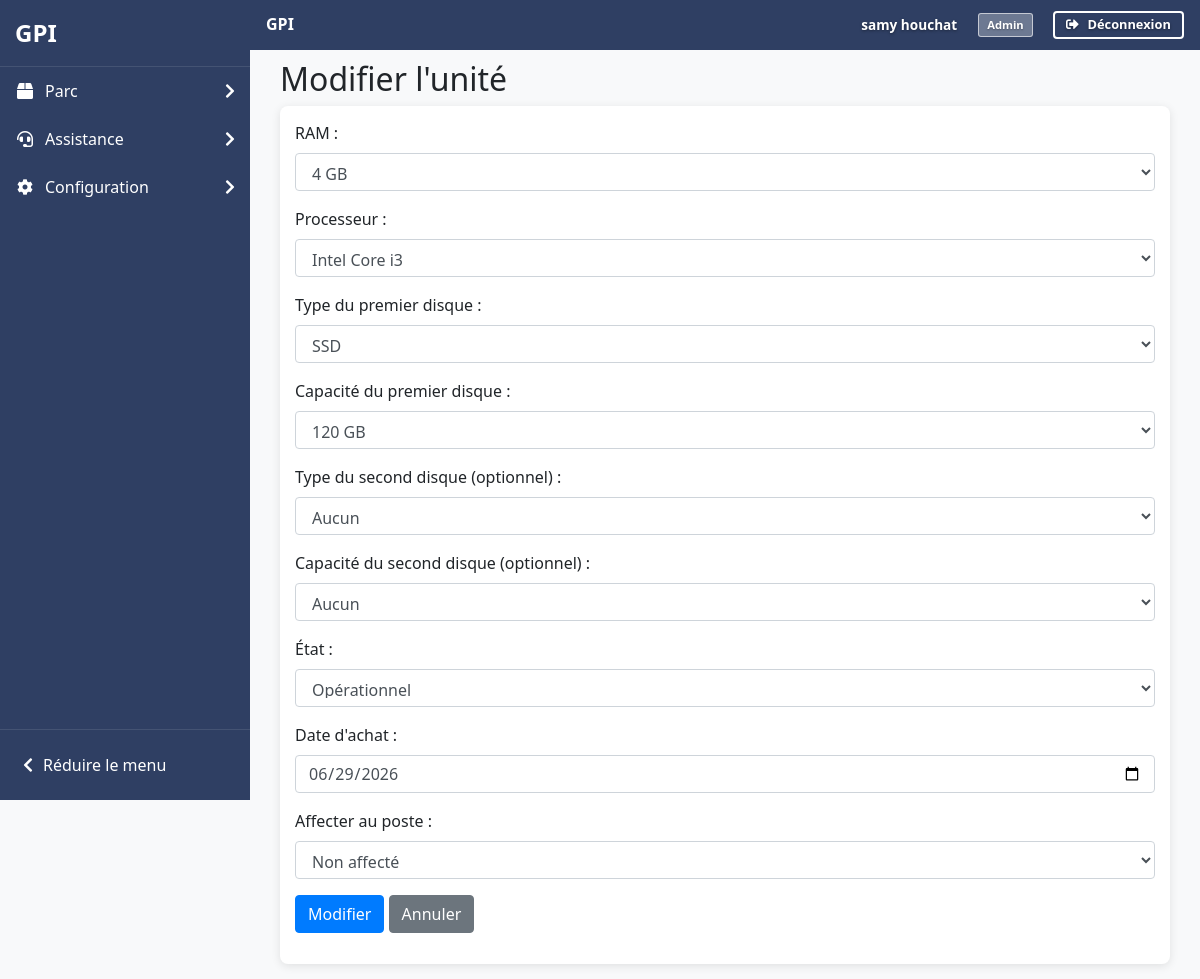
Page /includes/gestion.php?action=modifier_unite&id=21 (signed in) on the earlier database version.
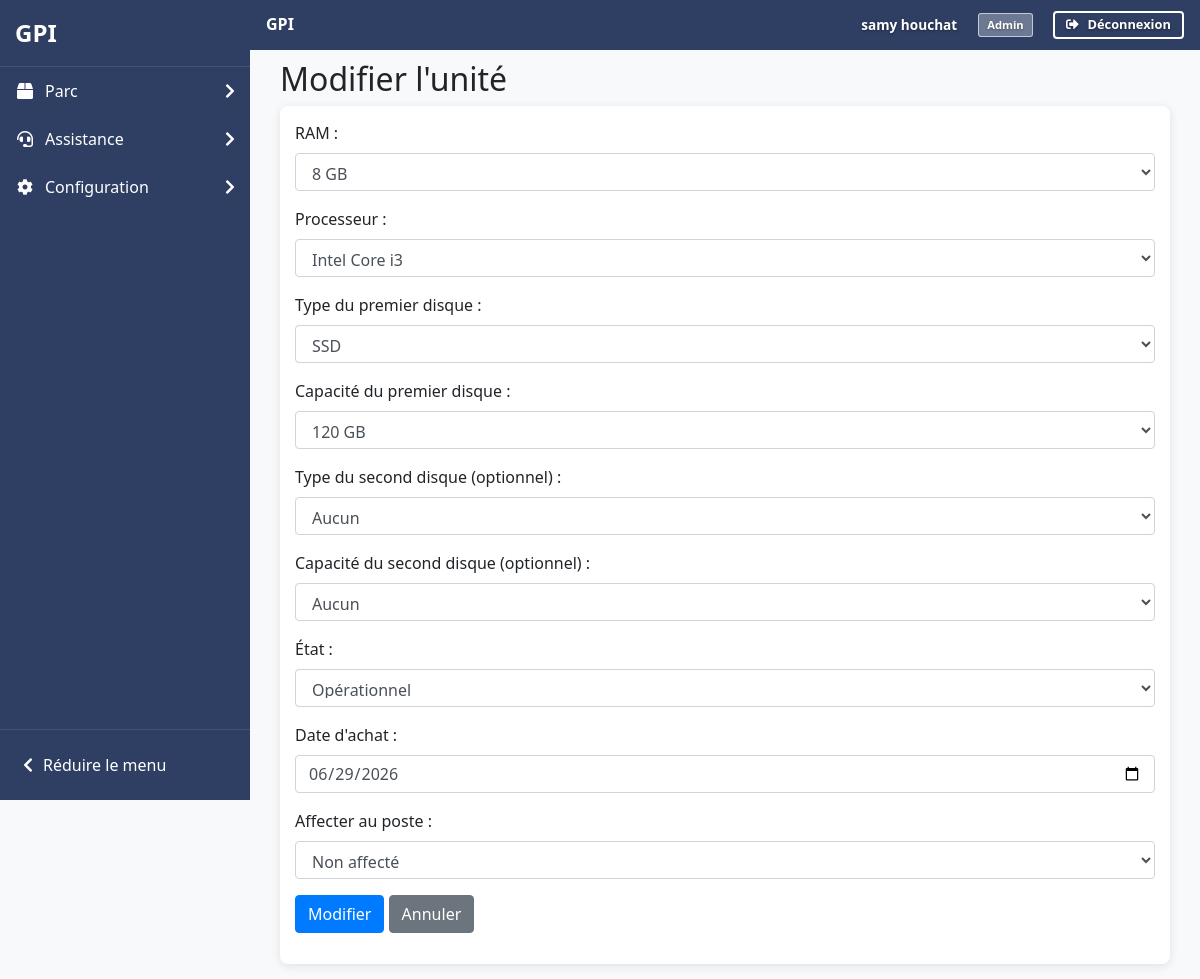
Same page on the later database version.
### tables this page shows
CREATE TABLE IF NOT EXISTS `unite` (
  `id_unite` int NOT NULL AUTO_INCREMENT,
  `numero_inventaire` varchar(255) NOT NULL,
  `ram` enum('2 GB','4 GB','8 GB','16 GB','32 GB','64 GB') NOT NULL,
  `processeur` enum('INTEL_CORE_I3','INTEL_CORE_I5','INTEL_CORE_I7','INTEL_CORE_I9','INTEL_XEON','INTEL_PENTIUM','INTEL_CELERON') NOT NULL,
  `disque_dur_1_type` enum('SSD','HDD') NOT NULL,
  `disque_dur_1_capacite` enum('70 GB','120 GB','500 GB') NOT NULL,
  `disque_dur_2_type` enum('SSD','HDD') DEFAULT NULL,
  `disque_dur_2_capacite` enum('70 GB','120 GB','500 GB') DEFAULT NULL,
  `etat` enum('Operationnel','En panne') DEFAULT 'Operationnel',
  `date_achat` date DEFAULT NULL,
  `date_ajout` datetime DEFAULT CURRENT_TIMESTAMP,
  `supprime_le` datetime DEFAULT NULL,
  `est_affecte` tinyint(1) DEFAULT '0',
  PRIMARY KEY (`id_unite`),
  UNIQUE KEY `numero_inventaire` (`numero_inventaire`)
);

CREATE TABLE IF NOT EXISTS `poste_unite` (
  `id_poste` int NOT NULL,
  `id_unite` int NOT NULL,
  PRIMARY KEY (`id_poste`,`id_unite`),
  UNIQUE KEY `unique_poste_unite` (`id_poste`),
  UNIQUE KEY `unique_unite_poste` (`id_unite`),
  KEY `id_unite` (`id_unite`)
);

### includes/gestion.php (the view, shortened to what the changed rows need)
<?php
require_once 'functions.php';
$action = $_GET['action'] ?? '';
$id = $_GET['id'] ?? null;
try {
    $pdo = connectDB();
    switch ($action) {
            ?>
            <?php
        case 'modifier_unite':
            $stmt = $pdo->prepare("SELECT u.*, pu.id_poste
                                  FROM unite u
                                  LEFT JOIN poste_unite pu ON u.id_unite = pu.id_unite
                                  WHERE u.id_unite = ?");
            $stmt->execute([$id]);
            $unite = $stmt->fetch();
            echo '<h2>Modifier l\'unité</h2>';
            ?>
            <div class="card">
                <div class="card-body">
                    <form method="POST" action="gestion.php?action=modifier_unite&id=<?= $unite['id_unite'] ?>" class="needs-validation" novalidate>
                        <div class="form-group">
                            <label for="ram">RAM :</label>
                            <select class="form-control" id="ram" name="ram" required>
                                <option value="4 GB" <?= $unite['ram'] === '4 GB' ? 'selected' : '' ?>>4 GB</option>
                                <option value="8 GB" <?= $unite['ram'] === '8 GB' ? 'selected' : '' ?>>8 GB</option>
                            </select>
                        </div>
                        <div class="form-group">
                            <label for="processeur">Processeur :</label>
                            <select class="form-control" id="processeur" name="processeur" required>
                                <option value="INTEL_CORE_I3" <?= $unite['processeur'] === 'INTEL_CORE_I3' ? 'selected' : '' ?>>Intel Core i3</option>
                            </select>
                        </div>
                        <div class="form-group">
                            <label for="disque_dur_1_type">Type du premier disque :</label>
                            <select class="form-control" id="disque_dur_1_type" name="disque_dur_1_type" required>
                                <option value="SSD" <?= $unite['disque_dur_1_type'] === 'SSD' ? 'selected' : '' ?>>SSD</option>
                            </select>
                        </div>
                        <div class="form-group">
                            <label for="disque_dur_1_capacite">Capacité du premier disque :</label>
                            <select class="form-control" id="disque_dur_1_capacite" name="disque_dur_1_capacite" required>
                                <option value="120 GB" <?= $unite['disque_dur_1_capacite'] === '120 GB' ? 'selected' : '' ?>>120 GB</option>
                            </select>
                        </div>
                        <div class="form-group">
                            <label for="disque_dur_2_type">Type du second disque (optionnel) :</label>
                            <select class="form-control" id="disque_dur_2_type" name="disque_dur_2_type">
                                <option value="">Aucun</option>
                            </select>
                        </div>
                        <div class="form-group">
                            <label for="disque_dur_2_capacite">Capacité du second disque (optionnel) :</label>
                            <select class="form-control" id="disque_dur_2_capacite" name="disque_dur_2_capacite">
                                <option value="">Aucun</option>
                            </select>
                        </div>
                        <div class="form-group">
                            <label for="etat">État :</label>
                            <select class="form-control" id="etat" name="etat">
                                <option value="Operationnel" <?= $unite['etat'] === 'Operationnel' ? 'selected' : '' ?>>Opérationnel</option>
                            </select>
                        </div>
                        <div class="form-group">
                            <label for="date_achat">Date d'achat :</label>
                            <input type="date" class="form-control" id="date_achat" name="date_achat" value="<?= $unite['date_achat'] ? date('Y-m-d', strtotime($unite['date_achat'])) : '' ?>">
                        </div>
                        <div class="form-group">
                            <label for="id_poste">Affecter au poste :</label>
                            <select class="form-control" id="id_poste" name="id_poste">
                                <option value="">Non affecté</option>
                            </select>
                        </div>
                        <div class="form-group">
                            <button type="submit" class="btn btn-primary">Modifier</button>
                            <a href="../pages/common/gestion_unit.php" class="btn btn-secondary">Annuler</a>
                        </div>
                    </form>
                </div>
            </div>
            <?php
            break;
            ?>
            <?php
    }
} catch (PDOException $e) {
    if (strpos($e->getMessage(), 'Un périphérique de ce type est déjà affecté') !== false) {
        header('Location: ../pages/common/gestion_poste.php?erreur=Un périphérique de ce type est déjà affecté à ce poste');
    }
    elseif (strpos($e->getMessage(), 'Ce poste a déjà une unité centrale') !== false) {
        header('Location: ../pages/common/gestion_poste.php?erreur=Ce poste a déjà une unité centrale');
    }
    elseif (strpos($e->getMessage(), 'Cette unité centrale est déjà affectée') !== false) {
        header('Location: ../pages/common/gestion_poste.php?erreur=Cette unité centrale est déjà affectée à un autre poste');
    }
    else {
        header('Location: ../pages/common/gestion_poste.php?erreur=Erreur lors de l\'affectation');
    }
    exit;
}
?>

Differences in the rows shown:
changed unite "Intel Core i3": ram "4 GB" → "8 GB"
